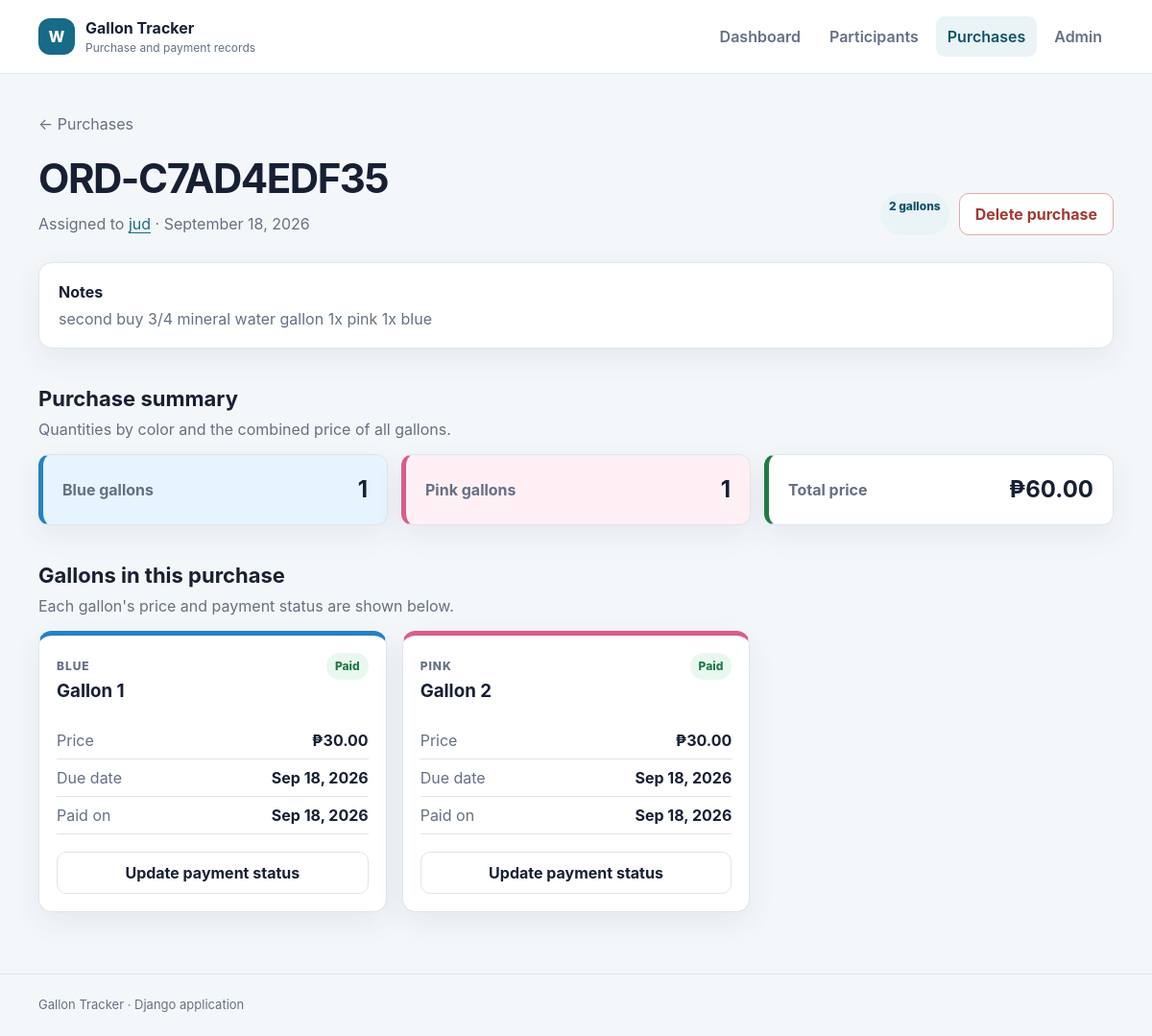
The page /purchases/3/ on the database its author committed.
### water/models.py (models this page shows, shortened)
class WaterOrder(models.Model):
    participant = models.ForeignKey(
        Participant,
        on_delete=models.PROTECT,
        related_name="orders",
        verbose_name="assigned buyer"
    )
    order_number = models.CharField(
        max_length=30,
        unique=True
    )
    distributed_at = models.DateTimeField(
        verbose_name="purchase date"
    )
    notes = models.TextField(blank=True)
    created_at = models.DateTimeField(
        auto_now_add=True
    )
    @property
    def total_price(self):
        return sum(
            (gallon.unit_price for gallon in self.gallons.all()),
            Decimal("0.00")
        )
    @property
    def blue_gallon_count(self):
        return sum(
            1
            for gallon in self.gallons.all()
            if gallon.color == Gallon.GallonColor.BLUE
        )
    @property
    def pink_gallon_count(self):
        return sum(
            1
            for gallon in self.gallons.all()
            if gallon.color == Gallon.GallonColor.PINK
        )
    class Meta:
        verbose_name = "gallon purchase"
        verbose_name_plural = "gallon purchases"

class Participant(models.Model):
    participant_number = models.CharField(
        max_length=30,
        unique=True
    )
    full_name = models.CharField(max_length=150)
    phone = models.CharField(
        max_length=30,
        blank=True
    )
    address = models.TextField(blank=True)
    is_active = models.BooleanField(default=True)
    created_at = models.DateTimeField(
        auto_now_add=True
    )
    updated_at = models.DateTimeField(
        auto_now=True
    )

class Gallon(models.Model):
    class GallonColor(models.TextChoices):
        BLUE = "BLUE", "Blue"
        PINK = "PINK", "Pink"
    class PaymentStatus(models.TextChoices):
        PAID = "PAID", "Paid"
        NOT_PAID = "NOT_PAID", "Not Paid"
        WILL_BE_PAID = "WILL_BE_PAID", "Will Be Paid"
    order = models.ForeignKey(
        WaterOrder,
        on_delete=models.CASCADE,
        related_name="gallons"
    )
    sequence_number = models.PositiveIntegerField()
    color = models.CharField(
        max_length=10,
        choices=GallonColor.choices,
        default=GallonColor.BLUE
    )
    unit_price = models.DecimalField(
        max_digits=10,
        decimal_places=2
    )
    payment_status = models.CharField(
        max_length=20,
        choices=PaymentStatus.choices,
        default=PaymentStatus.NOT_PAID
    )
    due_date = models.DateField(
        null=True,
        blank=True
    )
    paid_at = models.DateTimeField(
        null=True,
        blank=True
    )
    created_at = models.DateTimeField(
        auto_now_add=True
    )
    updated_at = models.DateTimeField(
        auto_now=True
    )
    class Meta:
        constraints = [
            models.UniqueConstraint(
                fields=["order", "sequence_number"],
                name="unique_gallon_per_order"
            )
        ]

### water/views.py (the view)
# urls.py: path("purchases/<int:pk>/", views.purchase_detail, name="purchase_detail"),
def purchase_detail(request, pk):
    order = get_object_or_404(
        WaterOrder.objects.select_related("participant").prefetch_related(
            "gallons"
        ),
        pk=pk
    )
    return render(request, "water/purchase_detail.html", {"order": order})

### water/templates/water/purchase_detail.html (shortened to what this page needs)
{% extends "water/base.html" %}
{% block content %}
<section class="page-heading split-heading">
    <div>
        <a class="back-link" href="{% url 'water:purchase_list' %}">← Purchases</a>
        <h1>{{ order.order_number }}</h1>
        <p>Assigned to <a href="{% url 'water:participant_detail' order.participant.pk %}">{{ order.participant.full_name }}</a> · {{ order.distributed_at|date:"F j, Y" }}</p>
    </div>
    <div class="button-row">
        <span class="count-badge">{{ order.gallons.count }} gallon{{ order.gallons.count|pluralize }}</span>
        <a class="button danger-outline" href="{% url 'water:purchase_delete' order.pk %}">Delete purchase</a>
    </div>
</section>
{% if order.notes %}<div class="panel note"><strong>Notes</strong><p>{{ order.notes }}</p></div>{% endif %}
<section class="section-block">
    <div class="section-heading"><div><h2>Purchase summary</h2><p>Quantities by color and the combined price of all gallons.</p></div></div>
    <div class="purchase-summary" aria-label="Purchase totals">
        <div class="summary-item blue-summary">
            <span>Blue gallons</span>
            <strong>{{ order.blue_gallon_count }}</strong>
        </div>
        <div class="summary-item pink-summary">
            <span>Pink gallons</span>
            <strong>{{ order.pink_gallon_count }}</strong>
        </div>
        <div class="summary-item price-summary">
            <span>Total price</span>
            <strong>₱{{ order.total_price|floatformat:2 }}</strong>
        </div>
    </div>
</section>
<section class="section-block">
    <div class="section-heading"><div><h2>Gallons in this purchase</h2><p>Each gallon's price and payment status are shown below.</p></div></div>
    <div class="gallon-grid">
        {% for gallon in order.gallons.all %}
        <article class="gallon-card {{ gallon.color|lower }}-gallon">
            <div class="gallon-card-top">
                <div>
                    <span class="color-label">{{ gallon.get_color_display }}</span>
                    <h3>Gallon {{ gallon.sequence_number }}</h3>
                </div>
                <span class="status status-{{ gallon.payment_status|lower }}">{{ gallon.get_payment_status_display }}</span>
            </div>
            <dl>
                <div><dt>Price</dt><dd>₱{{ gallon.unit_price|floatformat:2 }}</dd></div>
                <div><dt>Due date</dt><dd>{{ gallon.due_date|date:"M j, Y"|default:"—" }}</dd></div>
                <div><dt>Paid on</dt><dd>{{ gallon.paid_at|date:"M j, Y"|default:"—" }}</dd></div>
            </dl>
            <a class="button secondary full-width" href="{% url 'water:gallon_status_update' gallon.pk %}">Update payment status</a>
        </article>
        {% endfor %}
    </div>
</section>
{% endblock %}

### water/static/water/styles.css (style rules this page uses)
:root { color-scheme: light; --ink: #172033; --muted: #657085; --line: #dfe5ec; --surface: #ffffff; --canvas: #f4f7fa; --primary: #176b87; --primary-dark: #10536a; --blue-soft: #e6f4ff; --blue: #2581c4; --pink-soft: #fff0f5; --pink: #d85d8b; --green-soft: #e9f8ef; --green: #217a46; --amber-soft: #fff5db; --amber: #8a5b00; --red-soft: #fff0ee; --red: #a33a31; --radius: 14px; --shadow: 0 10px 30px rgba(23, 32, 51, 0.07); }
* { box-sizing: border-box; }
body { margin: 0; min-height: 100vh; color: var(--ink); background: var(--canvas); font-family: -apple-system, BlinkMacSystemFont, "Segoe UI", sans-serif; line-height: 1.5; }
a { color: var(--primary); text-underline-offset: 3px; }
.page-heading { margin-bottom: 28px; }
.page-heading h1 { margin: 5px 0 4px; font-size: clamp(30px, 5vw, 42px); letter-spacing: -0.035em; }
.page-heading p { margin: 0; color: var(--muted); }
.split-heading { display: flex; justify-content: space-between; align-items: end; gap: 20px; }
.back-link { display: inline-block; margin-bottom: 8px; color: var(--muted); text-decoration: none; }
.button-row, .form-actions { display: flex; gap: 10px; flex-wrap: wrap; }
.button { display: inline-flex; min-height: 42px; align-items: center; justify-content: center; padding: 9px 16px; border: 1px solid transparent; border-radius: 10px; font: inherit; font-weight: 700; cursor: pointer; text-decoration: none; }
.button.secondary { border-color: var(--line); background: white; color: var(--ink); }
.button.danger-outline { border-color: #e1aaa5; background: white; color: var(--red); }
.full-width { width: 100%; }
.panel, .table-wrap { background: var(--surface); border: 1px solid var(--line); border-radius: var(--radius); box-shadow: var(--shadow); }
.section-block { margin-top: 36px; }
.section-heading { display: flex; justify-content: space-between; align-items: end; gap: 16px; margin-bottom: 14px; }
.section-heading h2 { margin: 0; font-size: 22px; }
.section-heading p { margin: 3px 0 0; color: var(--muted); }
.purchase-summary { display: grid; grid-template-columns: repeat(3, 1fr); gap: 14px; }
.summary-item { display: flex; align-items: center; justify-content: space-between; gap: 18px; padding: 18px 20px; background: white; border: 1px solid var(--line); border-left: 5px solid var(--primary); border-radius: 12px; box-shadow: var(--shadow); }
.summary-item span { color: var(--muted); font-weight: 700; }
.summary-item strong { font-size: 24px; }
.blue-summary { border-left-color: var(--blue); background: var(--blue-soft); }
.pink-summary { border-left-color: var(--pink); background: var(--pink-soft); }
.price-summary { border-left-color: var(--green); }
.gallon-grid { display: grid; grid-template-columns: repeat(3, 1fr); gap: 16px; }
.gallon-card { padding: 18px; background: white; border: 1px solid var(--line); border-top: 5px solid var(--blue); border-radius: var(--radius); box-shadow: var(--shadow); }
.gallon-card.pink-gallon { border-top-color: var(--pink); }
.gallon-card-top { display: flex; justify-content: space-between; align-items: start; gap: 10px; }
.gallon-card h3 { margin: 2px 0 0; }
.color-label { color: var(--muted); font-size: 12px; font-weight: 800; text-transform: uppercase; letter-spacing: .08em; }
.gallon-card dl { margin: 18px 0; }
.gallon-card dl div { display: flex; justify-content: space-between; gap: 12px; padding: 7px 0; border-bottom: 1px solid var(--line); }
.gallon-card dt { color: var(--muted); }
.gallon-card dd { margin: 0; font-weight: 700; }
.status, .count-badge { display: inline-flex; padding: 5px 9px; border-radius: 999px; font-size: 12px; font-weight: 800; white-space: nowrap; }
.status-paid { color: var(--green); background: var(--green-soft); }
.count-badge { background: #eaf3f6; color: var(--primary-dark); }
.note { padding: 18px 20px; }
.note p { margin: 4px 0 0; color: var(--muted); }

### rows shown on the page
WaterOrder: order_number "ORD-C7AD4EDF35", participant.full_name "jud", distributed_at "September 18, 2026", gallons.count "2", notes "second buy 3/4 mineral water gallon 1x pink 1x blue", blue_gallon_count "1", pink_gallon_count "1", total_price "60.00"
Gallon: color "BLUE", sequence_number "1", payment_status "Paid", unit_price "30.00", due_date "Sep 18, 2026", paid_at "Sep 18, 2026"
Gallon: color "PINK", sequence_number "2", payment_status "Paid", unit_price "30.00", due_date "Sep 18, 2026", paid_at "Sep 18, 2026"
